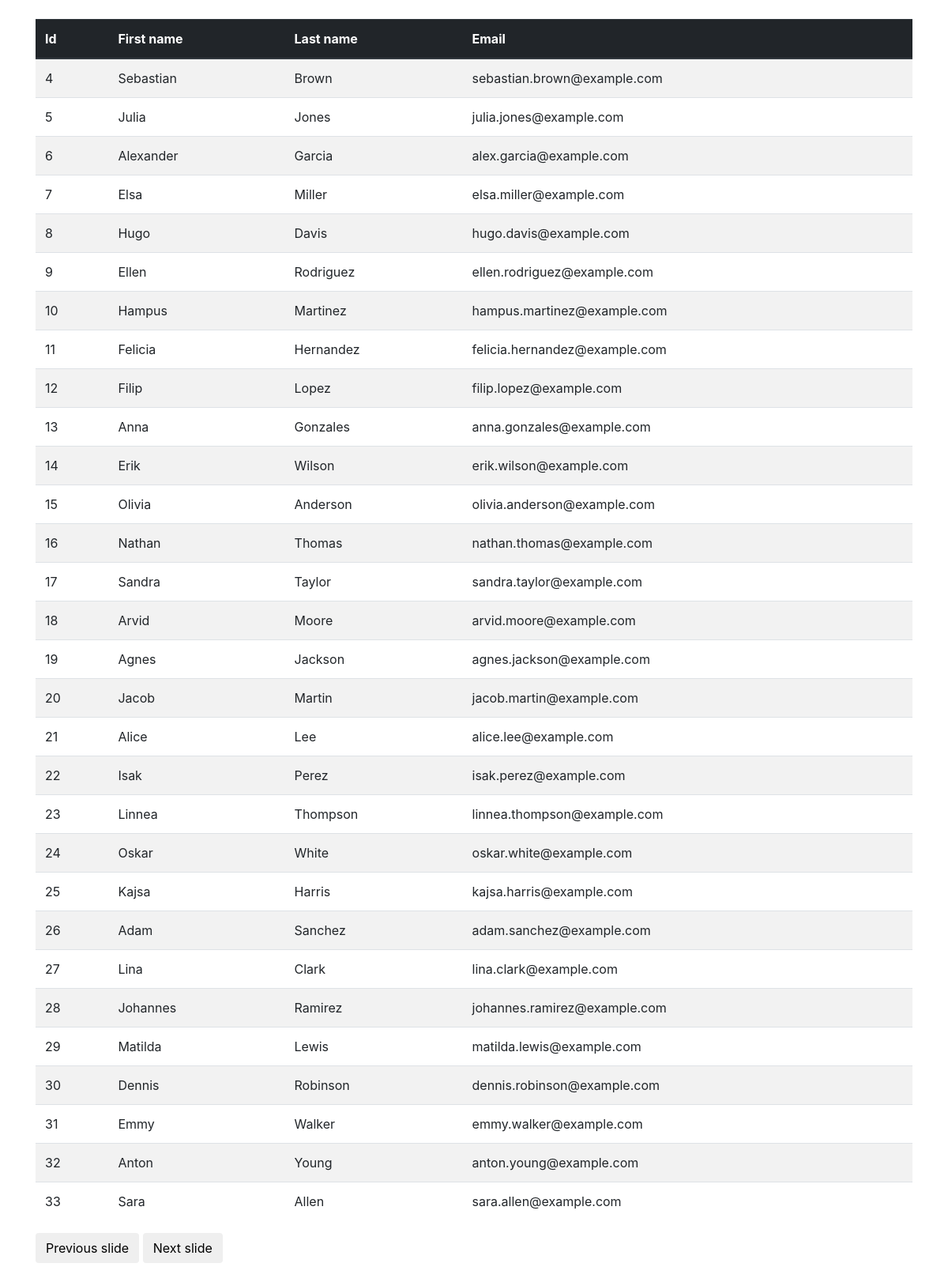
The app's page /infinite-scroll-demo/ with its own data.
### app/models.py (models this page shows)
class Contact2(models.Model):
    first_name = models.CharField(max_length=200)
    last_name = models.CharField(max_length=200)
    email = models.CharField(max_length=200)

### app/views/infinite_scroll.py (the view)
# urls.py: path("infinite-scroll-demo/", infinite_scroll_demo, name="infinite-scroll-demo"),
def infinite_scroll_demo(request: WSGIRequest) -> HttpResponse:
    contacts = _get_contacts(page=0)
    return render(
        request,
        "infinite_scroll/demo.html",
        {"contacts": contacts, "next_page": 1},
    )

### app/views/infinite_scroll.py (called while the page is built)
def _get_contacts(page: int) -> Iterable[models.Contact2]:
    contacts_per_page = 30
    page_start = page * contacts_per_page
    page_end = page_start + contacts_per_page
    return models.Contact2.objects.all()[page_start:page_end]

### app/templates/infinite_scroll/demo.html (shortened to what this page needs)
{% extends 'slide.html' %}
{% block slide_content %}
<table class="table table-striped">
    <thead>
        <tr class="thead-dark">
            <th>Id</th>
            <th>First name</th>
            <th>Last name</th>
            <th>Email</th>
        </tr>
    <thead>
    <tbody>
        {% include "infinite_scroll/rows.html" with next_page="0" %}
</table>
{% endblock slide_content %}

### app/templates/infinite_scroll/rows.html (shortened to what this page needs)
{% for contact in contacts %}
<tr>
    <td>{{ contact.id }}</td>
    <td>{{ contact.first_name }}</td>
    <td>{{ contact.last_name }}</td>
    <td>{{ contact.email }}</td>
</tr>
{% endfor %}

### records on screen
Contact2: id "4", first_name "Sebastian", last_name "Brown", email "sebastian.brown@example.com"
Contact2: id "5", first_name "Julia", last_name "Jones", email "julia.jones@example.com"
Contact2: id "6", first_name "Alexander", last_name "Garcia", email "alex.garcia@example.com"
Contact2: id "7", first_name "Elsa", last_name "Miller", email "elsa.miller@example.com"
Contact2: id "8", first_name "Hugo", last_name "Davis", email "hugo.davis@example.com"
Contact2: id "9", first_name "Ellen", last_name "Rodriguez", email "ellen.rodriguez@example.com"
Contact2: id "10", first_name "Hampus", last_name "Martinez", email "hampus.martinez@example.com"
Contact2: id "11", first_name "Felicia", last_name "Hernandez", email "felicia.hernandez@example.com"
Contact2: id "12", first_name "Filip", last_name "Lopez", email "filip.lopez@example.com"
Contact2: id "13", first_name "Anna", last_name "Gonzales", email "anna.gonzales@example.com"
Contact2: id "14", first_name "Erik", last_name "Wilson", email "erik.wilson@example.com"
Contact2: id "15", first_name "Olivia", last_name "Anderson", email "olivia.anderson@example.com"
Contact2: id "16", first_name "Nathan", last_name "Thomas", email "nathan.thomas@example.com"
Contact2: id "17", first_name "Sandra", last_name "Taylor", email "sandra.taylor@example.com"
Contact2: id "18", first_name "Arvid", last_name "Moore", email "arvid.moore@example.com"
Contact2: id "19", first_name "Agnes", last_name "Jackson", email "agnes.jackson@example.com"
Contact2: id "20", first_name "Jacob", last_name "Martin", email "jacob.martin@example.com"
Contact2: id "21", first_name "Alice", last_name "Lee", email "alice.lee@example.com"
Contact2: id "22", first_name "Isak", last_name "Perez", email "isak.perez@example.com"
Contact2: id "23", first_name "Linnea", last_name "Thompson", email "linnea.thompson@example.com"
Contact2: id "24", first_name "Oskar", last_name "White", email "oskar.white@example.com"
Contact2: id "25", first_name "Kajsa", last_name "Harris", email "kajsa.harris@example.com"
Contact2: id "26", first_name "Adam", last_name "Sanchez", email "adam.sanchez@example.com"
Contact2: id "27", first_name "Lina", last_name "Clark", email "lina.clark@example.com"
Contact2: id "28", first_name "Johannes", last_name "Ramirez", email "johannes.ramirez@example.com"
Contact2: id "29", first_name "Matilda", last_name "Lewis", email "matilda.lewis@example.com"
Contact2: id "30", first_name "Dennis", last_name "Robinson", email "dennis.robinson@example.com"
Contact2: id "31", first_name "Emmy", last_name "Walker", email "emmy.walker@example.com"
Contact2: id "32", first_name "Anton", last_name "Young", email "anton.young@example.com"
Contact2: id "33", first_name "Sara", last_name "Allen", email "sara.allen@example.com"
